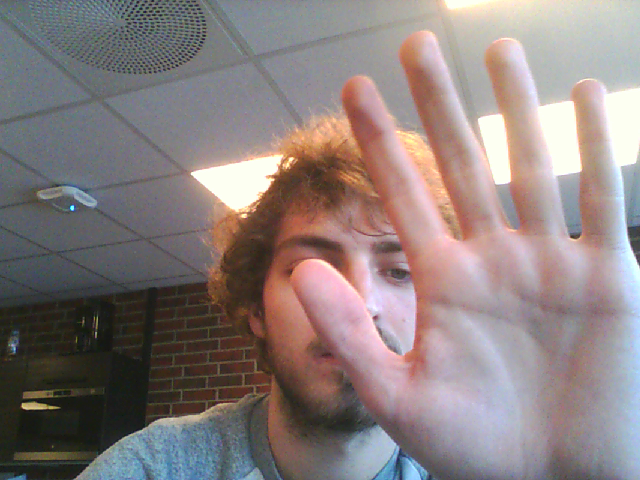
#> input picture src/opencv_frame_0.png, 640 x 480 px, given as the content of the folder data, which was not available
$ python main.py   (older library calls are emulated)
#> lines starting #> are read from the running program, lines starting #| are printed output that depends on the picture; pictures that were not available may be replaced by others from this repository, and a replacement may not be noted
### src/neural_network/image.py
'''
Created on Nov 8, 2018

@author: mikel
'''

#from cv2 import cv2
import cv2
import numpy as np

from os import walk
from os.path import join

x1 = 150
x2 = 450
y1 = 100
y2 = 400

class Image(object):

    def __init__(self, params):
        pass

    # [87 lines left out: functions captureImage, captureImageBW, not called in this run]

    @staticmethod
    def readImage(filename):
        return cv2.resize(cv2.imread(filename),(500,500))
        #return cv2.imread(filename)

    # [103 lines left out: functions displayImage, imgtobw, rgb2gray, blur, thresholdBW, threshold and 4 more, not called in this run]


    def load_images(file, flatten=True):
#> called with file = 'data', flatten = False
        X = []
        Y = []
        for (dirpath, dirnames, filenames) in walk(file):
            for filename in filenames:
                # collect, resize and flatten the image
                img = cv2.imread(join(dirpath, filename), cv2.IMREAD_GRAYSCALE)
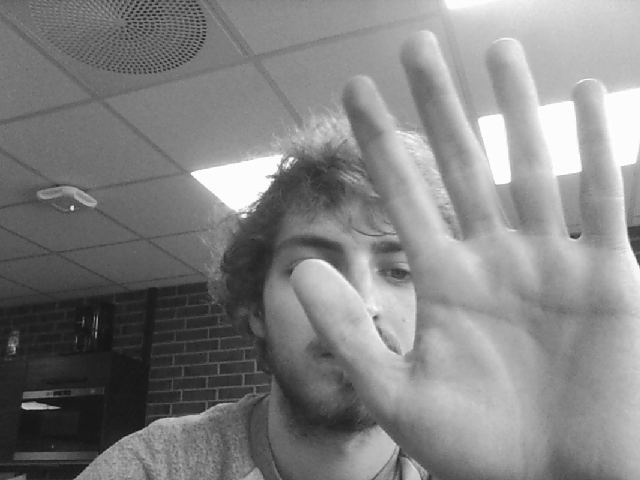
#> img: shape (480, 640); min 15, max 254, mean 130.5
                img = cv2.resize(img, (50, 50))
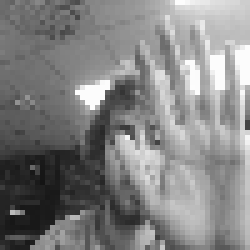
#> img: shape (50, 50) (shown 5 times larger); min 20, max 253, mean 130.4
                if flatten:
                    img = img.flatten()
                # collect the class of the image
#> (the run stopped early here; a loop or call above may not have finished)

$ run again, on src/opencv_frame_1.png
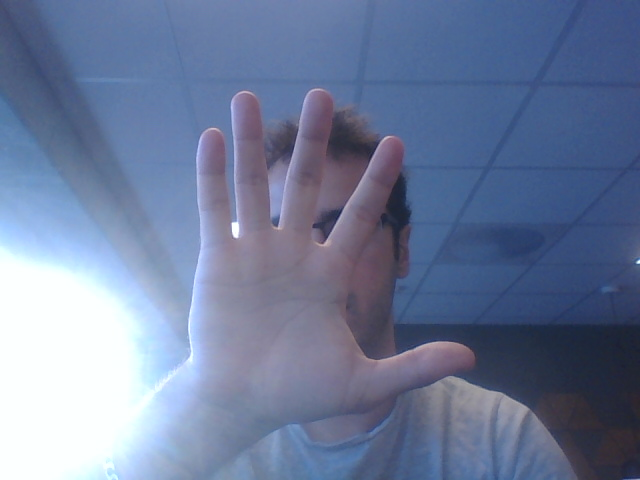
#> input picture src/opencv_frame_1.png, 640 x 480 px, given as the content of the folder data, which was not available
#> in load_images, `img = cv2.imread(join(dirpath, filename), cv2.IMREAD_GRAYSCALE)`:
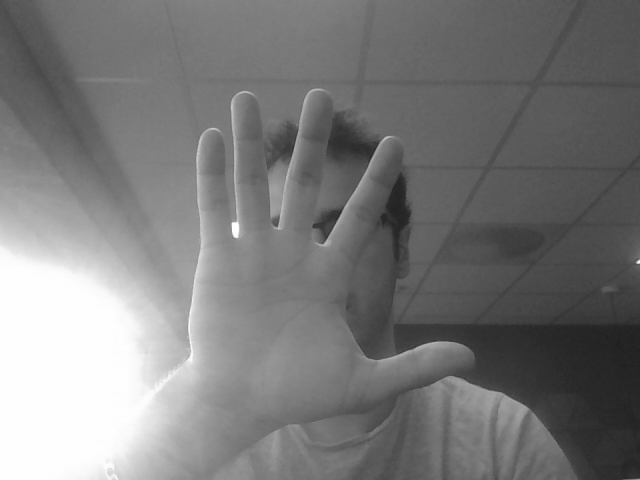
#> img: shape (480, 640); min 31, max 254, mean 122.2
#> in load_images, `img = cv2.resize(img, (50, 50))`:
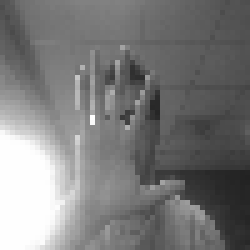
#> img: shape (50, 50) (shown 5 times larger); min 34, max 254, mean 122.2
